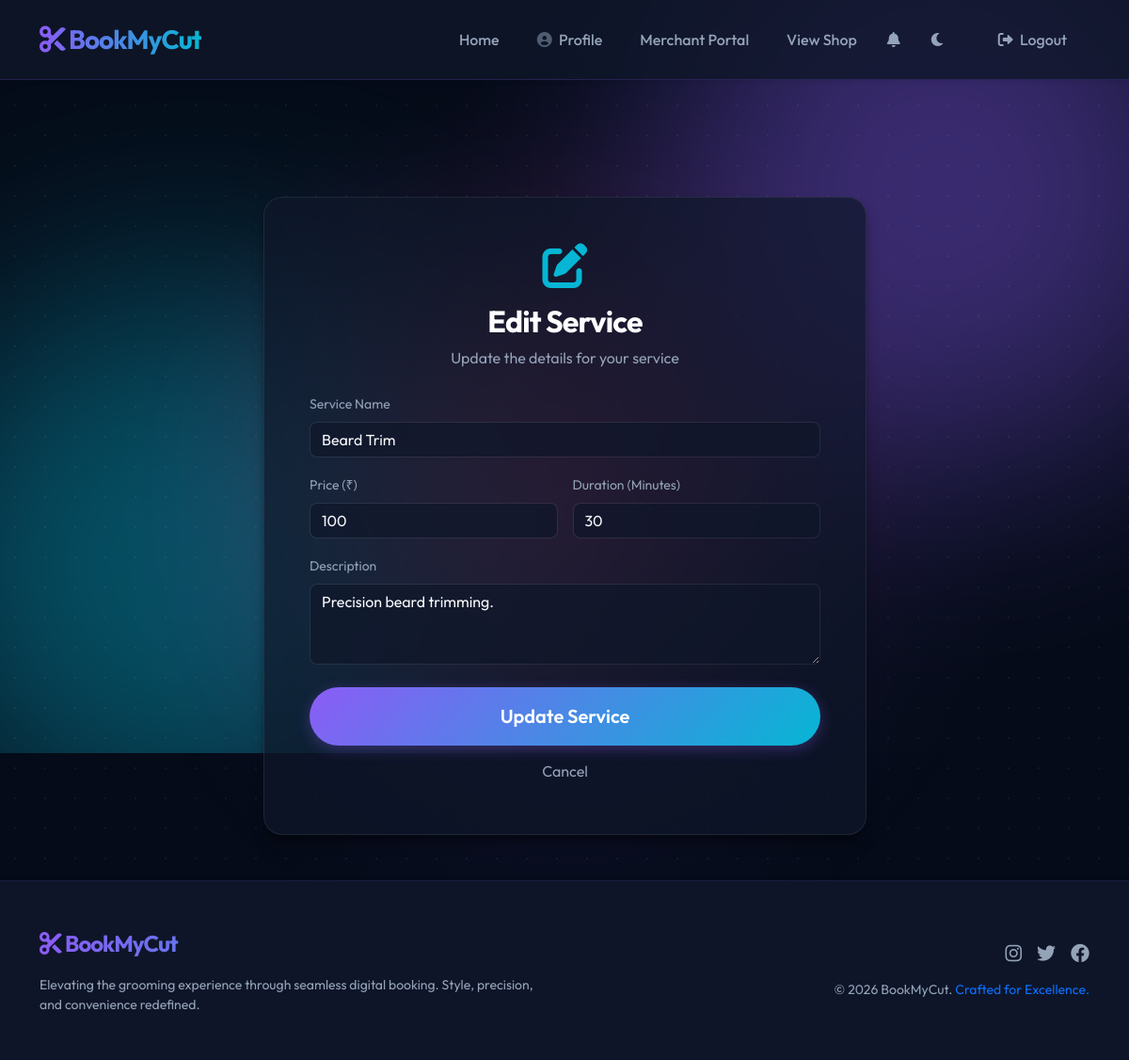
/owner/edit_service/2 (signed in), run on the app's committed database.
### tables this page shows
CREATE TABLE services (
    id INTEGER PRIMARY KEY AUTOINCREMENT,
    shop_id INTEGER NOT NULL,
    name VARCHAR(100) NOT NULL,
    description TEXT,
    price DECIMAL(10, 2) NOT NULL,
    duration_minutes INTEGER NOT NULL,
    FOREIGN KEY (shop_id) REFERENCES shops(id) ON DELETE CASCADE
);

### app.py (the view, shortened to what this page needs)
@app.route('/owner/edit_service/<int:service_id>', methods=['GET', 'POST'])
def edit_service(service_id):
    if not is_logged_in() or not is_owner():
        return redirect(url_for('login'))
    cursor = get_db_cursor()
    cursor.execute('''
        SELECT s.*, sh.owner_id
        FROM services s
        JOIN shops sh ON s.shop_id = sh.id
        WHERE s.id = ? AND sh.owner_id = ?
    ''', (service_id, session['id']))
    service = cursor.fetchone()
    if not service:
        flash('Service not found or unauthorized access!', 'danger')
        return redirect(url_for('owner_dashboard'))
    return render_template('edit_service.html', service=service)

### app.py (called while the page is built)
def get_db_cursor():
    return db.connection.cursor()

def is_logged_in():
    return 'loggedin' in session

def is_owner():
    return 'role' in session and session['role'] == 'shop_owner'

@app.context_processor
def inject_shop_status():
    unread_count = 0
    if is_logged_in():
        from flask import g
        cursor = get_db_cursor()
        cursor.execute("SELECT COUNT(*) as count FROM notifications WHERE user_id = ? AND is_read = FALSE", (session['id'],))
        res = cursor.fetchone()
        unread_count = res['count'] if res else 0
    if is_logged_in() and is_owner():
        cursor = get_db_cursor()
        cursor.execute('SELECT id FROM shops WHERE owner_id = ?', (session['id'],))
        shop = cursor.fetchone()
        return {'owner_has_shop': shop is not None, 'owner_shop_id': shop['id'] if shop else None, 'unread_notifications': unread_count, 'get_now': get_now}
    return {'owner_has_shop': False, 'owner_shop_id': None, 'unread_notifications': unread_count, 'get_now': get_now}

    @property
    def connection(self):
        if 'db_conn' not in g:
            g.db_conn = sqlite3.connect(self.db_path)
            g.db_conn.row_factory = sqlite3.Row
            g.db_conn.execute("PRAGMA foreign_keys = ON")
        return g.db_conn

### templates/edit_service.html (shortened to what this page needs)
{% extends 'base.html' %}
{% block content %}
<div class="row justify-content-center fade-in">
    <div class="col-md-8 col-lg-7">
        <div class="glass-card p-4 p-md-5 scale-in">
            <div class="text-center mb-4">
                <i class="fas fa-edit fa-3x mb-3" style="color: var(--secondary-color);"></i>
                <h2 class="fw-bold text-white">Edit Service</h2>
                <p class="text-muted">Update the details for your service</p>
            </div>
            <form action="{{ url_for('edit_service', service_id=service.id) }}" method="post">
                <div class="mb-3">
                    <label for="name" class="form-label text-muted small">Service Name</label>
                    <input type="text" class="form-control bg-dark border-secondary border-opacity-25 text-white"
                        id="name" name="name" value="{{ service.name }}" maxlength="100" required>
                </div>
                <div class="row g-3 mb-3">
                    <div class="col-md-6">
                        <label for="price" class="form-label text-muted small">Price (₹)</label>
                        <input type="number" step="0.01" min="1"
                            class="form-control bg-dark border-secondary border-opacity-25 text-white" id="price"
                            name="price" value="{{ service.price }}" required>
                    </div>
                    <div class="col-md-6">
                        <label for="duration" class="form-label text-muted small">Duration (Minutes)</label>
                        <input type="number" min="1"
                            class="form-control bg-dark border-secondary border-opacity-25 text-white" id="duration"
                            name="duration" value="{{ service.duration_minutes }}" required>
                    </div>
                </div>
                <div class="mb-4">
                    <label for="description" class="form-label text-muted small">Description</label>
                    <textarea class="form-control bg-dark border-secondary border-opacity-25 text-white"
                        id="description" name="description" rows="3" maxlength="500"
                        placeholder="A brief description of this service...">{{ service.description }}</textarea>
                </div>
                <div class="d-grid gap-2">
                    <button type="submit" class="btn btn-primary btn-lg rounded-pill py-3">Update Service</button>
                    <a href="{{ url_for('owner_dashboard') }}"
                        class="btn btn-link text-muted text-decoration-none">Cancel</a>
                </div>
            </form>
        </div>
    </div>
</div>
{% endblock %}

### static/css/style.css (style rules this page uses)
:root { --bg-color: #050b18; --surface-color: #0f172a; --primary-color: #8b5cf6; --primary-glow: rgba(139, 92, 246, 0.5); --secondary-color: #06b6d4; --secondary-glow: rgba(6, 182, 212, 0.5); --accent-color: #f43f5e; --text-color: #f8fafc; --text-muted: #94a3b8; --glass-bg: rgba(15, 23, 42, 0.7); --glass-border: rgba(255, 255, 255, 0.08); --shadow-sm: 0 1px 2px 0 rgba(0, 0, 0, 0.05); --shadow-md: 0 4px 6px -1px rgba(0, 0, 0, 0.1), 0 2px 4px -1px rgba(0, 0, 0, 0.06); --shadow-lg: 0 10px 15px -3px rgba(0, 0, 0, 0.4), 0 4px 6px -2px rgba(0, 0, 0, 0.2); --shadow-xl: 0 20px 25px -5px rgba(0, 0, 0, 0.5), 0 10px 10px -5px rgba(0, 0, 0, 0.3); --nav-bg: rgba(15, 23, 42, 0.8); --footer-bg: rgba(15, 23, 42, 0.95); --card-hover-bg: linear-gradient(145deg, rgba(139, 92, 246, 0.1), rgba(6, 182, 212, 0.05)); --transition-speed: 0.3s; --slot-grid-bg: rgba(0, 0, 0, 0.3); --slot-btn-border: rgba(255, 255, 255, 0.1); --hero-title-gradient: linear-gradient(135deg, #ffffff 0%, #cbd5e1 100%); --hero-text-clr: rgba(248, 250, 252, 0.85); --hero-border-clr: rgba(255, 255, 255, 0.12); --hero-glow-opacity: 0.3; --aurora-1: #8b5cf6; --aurora-2: #06b6d4; --aurora-3: #f43f5e; --aurora-4: #6366f1; --dot-color: rgba(255, 255, 255, 0.05); --card-sub-bg: rgba(255, 255, 255, 0.03); --inner-border: rgba(255, 255, 255, 0.1); }
body { font-family: 'Outfit', sans-serif; background-color: var(--bg-color); color: var(--text-color); display: flex; flex-direction: column; min-height: 100vh; overflow-x: hidden; position: relative; transition: background-color var(--transition-speed), color var(--transition-speed); }
.glass-card { background: var(--glass-bg); backdrop-filter: blur(16px) saturate(180%); -webkit-backdrop-filter: blur(16px) saturate(180%); border: 1px solid var(--glass-border); border-radius: 20px; box-shadow: var(--shadow-lg); transition: all 0.5s cubic-bezier(0.23, 1, 0.32, 1); position: relative; overflow: hidden; }
.text-muted { color: var(--text-muted) !important; }
.btn-primary { background: linear-gradient(135deg, var(--primary-color), var(--secondary-color)); border: none; color: white; font-weight: 600; padding: 0.6rem 1.5rem; border-radius: 10px; box-shadow: 0 4px 15px rgba(139, 92, 246, 0.3); transition: all 0.4s cubic-bezier(0.175, 0.885, 0.32, 1.275); }
.btn-primary { position: relative; overflow: hidden; }
h1, h2, h3, h4, h5, h6 { font-weight: 700; letter-spacing: -0.025em; }
.form-control, .form-select, .input-group-text { background-color: var(--glass-bg) !important; border: 1px solid var(--glass-border) !important; color: var(--text-color) !important; border-radius: 8px; }
.fade-in { animation: slideUp 0.8s cubic-bezier(0.2, 0.8, 0.2, 1) forwards; }
.scale-in { animation: scaleIn 0.5s cubic-bezier(0.175, 0.885, 0.32, 1.275) forwards; }
.btn-primary { background: linear-gradient(135deg, var(--primary-color), var(--secondary-color)); border: none; box-shadow: 0 4px 15px rgba(139, 92, 246, 0.3); color: white; font-weight: 600; padding: 0.6rem 1.5rem; border-radius: 10px; transition: all 0.4s cubic-bezier(0.175, 0.885, 0.32, 1.275); }

### data on the page
services: name "Beard Trim", price "100", duration "30", description "Precision beard trimming."
